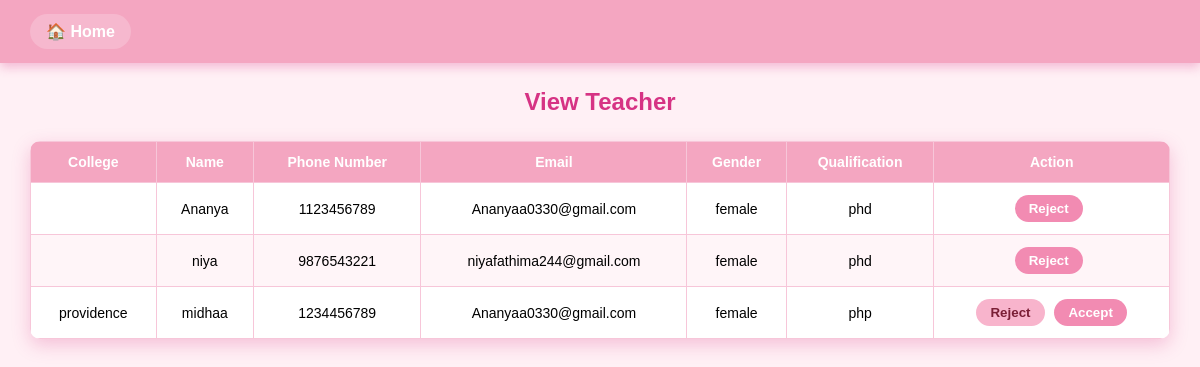
Page /viewteacher on the earlier database version.
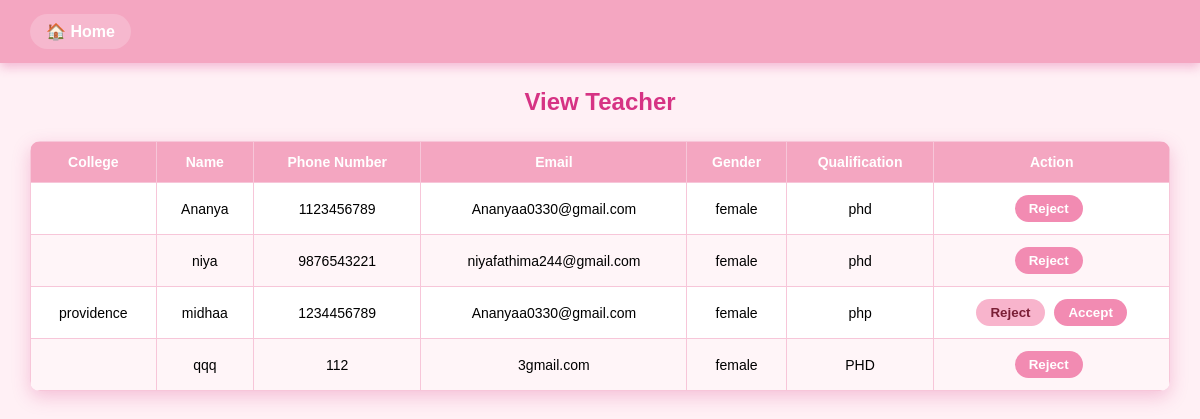
Same page on the later database version.
### Womencare/models.py (models this page shows)
class TeacherTable(models.Model):
    login_id=models.ForeignKey(LoginTable,on_delete=models.CASCADE,null=True,blank=True)
    College_id=models.ForeignKey(CollegeTable,on_delete=models.CASCADE,null=True,blank=True)
    Name=models.CharField(max_length=100,null=True,blank=True)
    Phone_number=models.BigIntegerField(max_length=20,null=True,blank=True)
    Email=models.CharField(max_length=100,null=True,blank=True)
    Gender=models.CharField(max_length=15,null=True,blank=True)
    Qualification=models.CharField(max_length=100,null=True,blank=True)

class CollegeTable(models.Model):
    login_id=models.ForeignKey(LoginTable,on_delete=models.CASCADE,null=True,blank=True)
    College_name=models.CharField(max_length=100,null=True,blank=True)
    Phone_Number=models.BigIntegerField(null=True,blank=True)
    Email=models.CharField(max_length=100,null=True,blank=True)
    Address=models.CharField(max_length=1500,null=True,blank=True)

### Womencare/views.py (the view)
# urls.py: path('viewteacher', TeacherPage.as_view(), name='viewteacher'),
class TeacherPage(View):
    def get(self, request):
        obj=TeacherTable.objects.all()
        return render(request, 'administration/viewteacher.html',{'val':obj})

### templates/administration/viewteacher.html (shortened to what this page needs)
<!DOCTYPE html>
<html>
<head>
</head>
<body>
    <div class="navbar">
        <a href="/Admin_home">🏠 Home</a>
    </div>
    <h2>View Teacher</h2>
    <table>
        <thead>
            <tr>
                <th>College</th>
                <th>Name</th>
                <th>Phone Number</th>
                <th>Email</th>
                <th>Gender</th>
                <th>Qualification</th>
                <th>Action</th>
            </tr>
        </thead>
        <tbody>
            {% for i in val %}
            <tr>
                <td>{{ i.College_id.College_name }}</td>
                <td>{{ i.Name }}</td>
                <td>{{ i.Phone_number }}</td>
                <td>{{ i.Email }}</td>
                <td>{{ i.Gender }}</td>
                <td>{{ i.Qualification }}</td>
                <td>
                     {% if i.login_id.Status == 'Teacher' %}
                <button onclick="window.location='/RejectTeacher/{{ i.id }}'">Reject</button>
                {% elif i.login_id.Status == 'Rejected' %}
                <button onclick="window.location='/AcceptTeacher/{{ i.id }}'">Accept</button>
                {% else %}
                <button onclick="window.location='/RejectTeacher/{{ i.id }}'">Reject</button>
                <button onclick="window.location='/AcceptTeacher/{{ i.id }}'">Accept</button>
                {% endif %}
                </td>
            </tr>
            {% endfor %}
        </tbody>
    </table>
</body>
</html>

Differences in the rows shown:
added TeacherTable: Name "qqq", Phone_number "112", Email "3gmail.com", Gender "female", Qualification "PHD"
